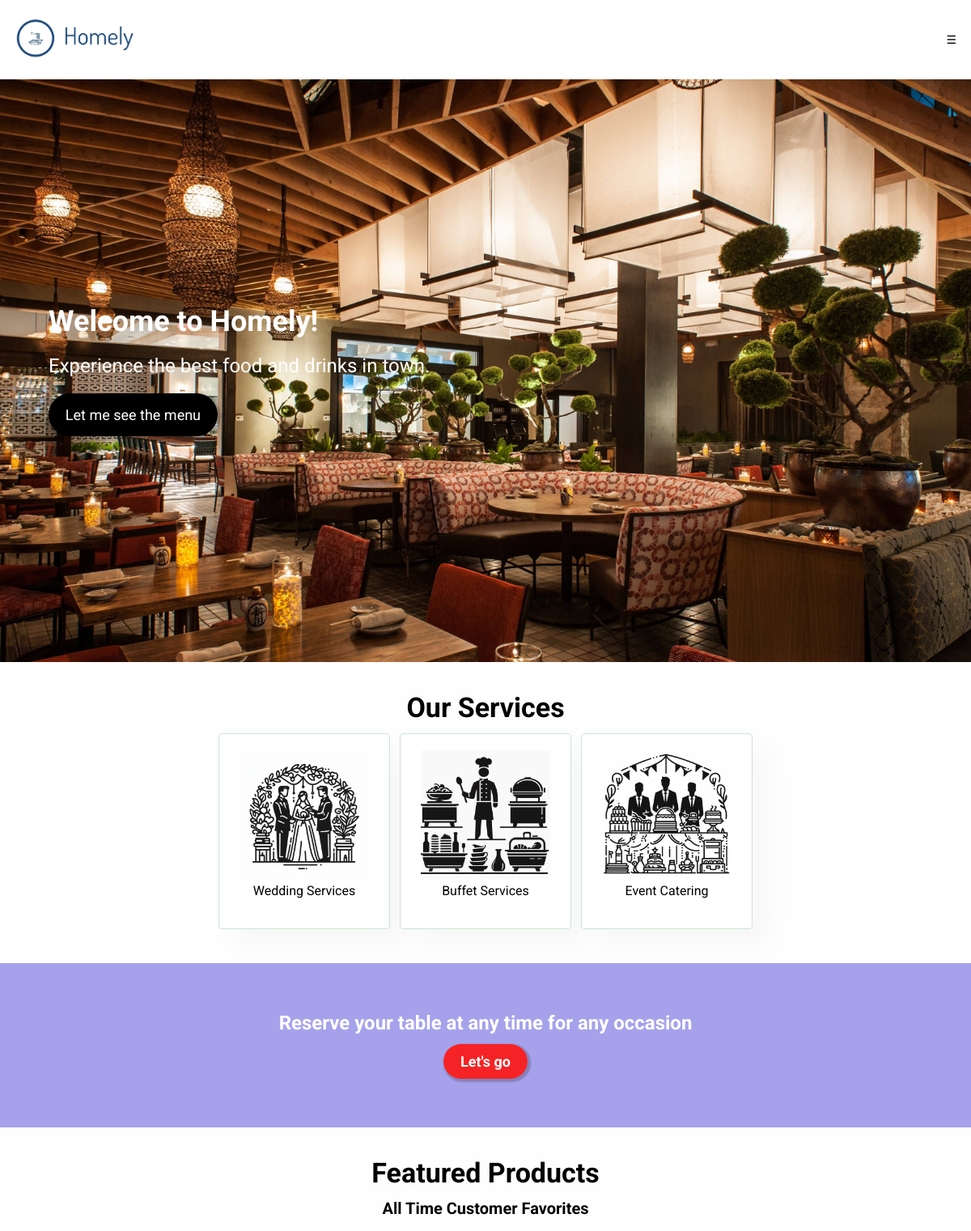
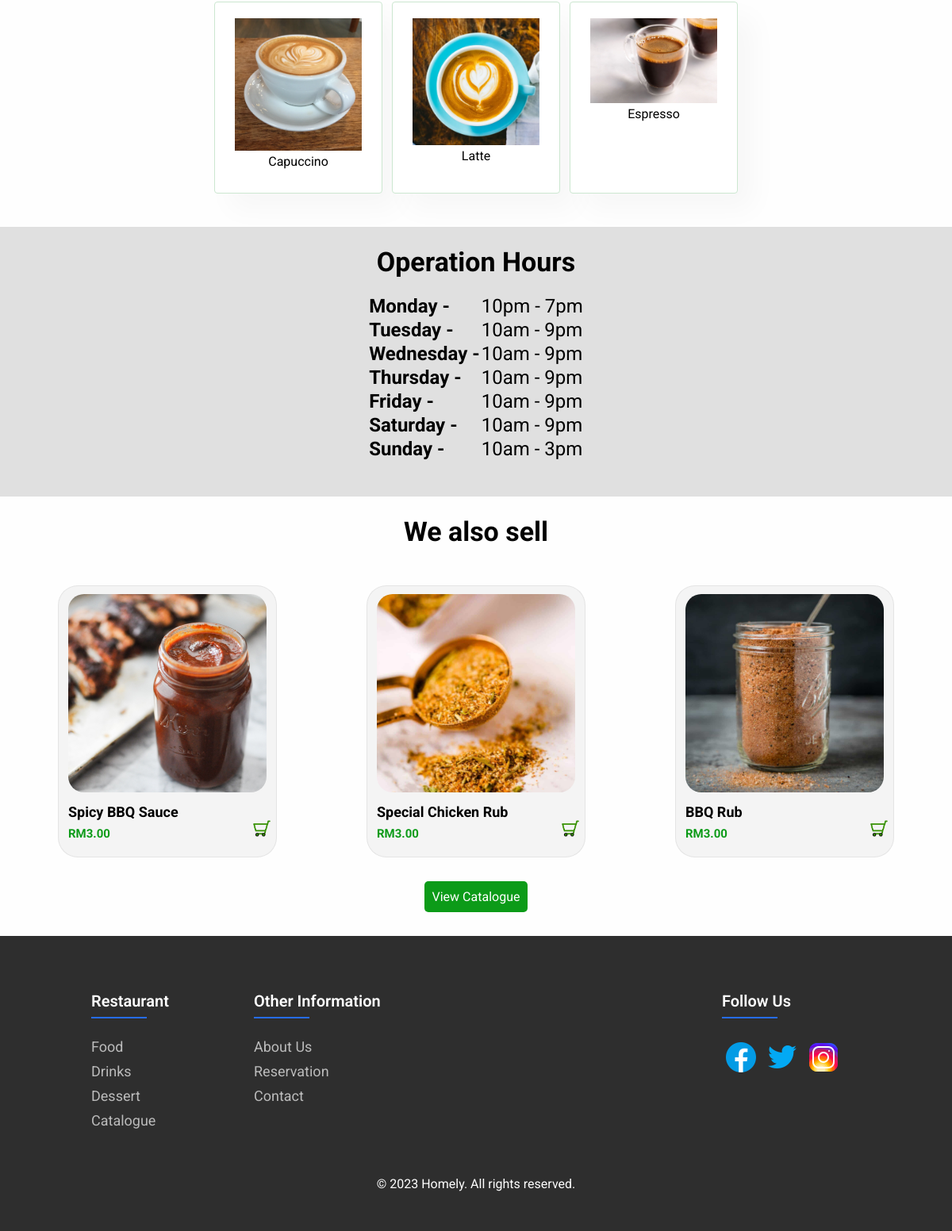
The page / on the database its author committed (2 pictures, top to bottom).
### restaurant/models.py (models this page shows, shortened)
class FoodItem(models.Model):
    type = models.CharField(max_length=100)
    category = models.CharField(max_length=100)
    name = models.CharField(max_length=100)
    price = models.DecimalField(max_digits=6, decimal_places=2)
    description = models.TextField(blank=True)
    image = models.ImageField(upload_to='menu_items/')
    details_url = models.URLField(blank=True, null=True)

class Product(models.Model):
    type = models.CharField(max_length=100)
    name = models.CharField(max_length=255)
    price = models.DecimalField(max_digits=6, decimal_places=2)
    description = models.TextField()
    image = models.ImageField(upload_to='product_images/')
    details_url = models.URLField(blank=True, null=True)

### restaurant/views.py (the view)
# urls.py: 2. Add a URL to urlpatterns:  path('', views.home, name='home')
def home(request):
    food_items = FoodItem.objects.all()[:3]
    products = Product.objects.all()[:3]
    context = {
        'food_items': food_items,
        'products': products
    }
    return render(request, 'home.html', context)

### templates/home.html
{% extends 'main.html' %} {% load static %} {% block content %}
<hgroup>
  <h1>Welcome to Homely!</h1>
  <p>Experience the best food and drinks in town.</p>
  <button>
    <a href="{% url 'menu' %}">Let me see the menu</a>
  </button>
</hgroup>
<section class="info-container">
  <h3>Our Services</h3>
  <ul class="list-wrapper">
    <li class="card">
      <img
        src="{% static 'images/wedding.jpg' %}"
        alt="Wedding Services"
        width="160px"
        height="160px"
      />Wedding Services
    </li>
    <li class="card">
      <img
        src="{% static 'images/buffet.jpg' %}"
        alt="Buffet Services"
        width="160px"
        height="160px"
      />Buffet Services
    </li>
    <li class="card">
      <img
        src="{% static 'images/catering.jpg' %}"
        alt="Event Catering"
        width="160px"
        height="160px"
      />Event Catering
    </li>
  </ul>
</section>
<section class="reserve">
  <h2>Reserve your table at any time for any occasion</h2>
  <button>
    <a href="{% url 'contact' %}">Let's go</a>
  </button>
</section>
<section class="info-container">
  <h3>Featured Products</h3>
  <p>All Time Customer Favorites</p>
  <ul class="list-wrapper">
    {% for food_item in food_items %}
    <li class="card">
      <img
        src="{{ MEDIA_URL }}{{ food_item.image.url }}"
        alt="{{ food_item.name }}"
        width="160px"
        height="160px"
      />{{ food_item.name }}
    </li>
    {% endfor %}
  </ul>
</section>
<section class="operations">
  <h3>Operation Hours</h3>
  <table class="hours">
    <tbody>
      <tr>
        <th>Monday -</th>
        <td>10pm - 7pm</td>
      </tr>
      <tr>
        <th>Tuesday -</th>
        <td>10am - 9pm</td>
      </tr>
      <tr>
        <th>Wednesday -</th>
        <td>10am - 9pm</td>
      </tr>
      <tr>
        <th>Thursday -</th>
        <td>10am - 9pm</td>
      </tr>
      <tr>
        <th>Friday -</th>
        <td>10am - 9pm</td>
      </tr>
      <tr>
        <th>Saturday -</th>
        <td>10am - 9pm</td>
      </tr>
      <tr>
        <th>Sunday -</th>
        <td>10am - 3pm</td>
      </tr>
    </tbody>
  </table>
</section>
<section class="products">
  <h3>We also sell</h3>
  <ul class="product-container">
    {% for product in products %}
    <li class="product">
      <a href="{% url 'product_detail' product.id %}">
        <img src="{{ MEDIA_URL }}{{ product.image.url }}" alt="product-image" />
      </a>
      <section class="product-desc">
        <h4>{{ product.name }}</h4>
        <section class="buy">
          <h5>RM{{ product.price }}</h5>
          <a href="{% url 'product_detail' product.id %}" class="cart-link">
            <img
              src="{% static 'images/icons/shopping-cart.png' %}"
              alt="shopping cart icon"
            />
          </a>
        </section>
      </section>
    </li>
    {% endfor %}
  </ul>
  <div class="view-catalogue-container">
    <a class="view-catalogue" href="{% url 'catalog' %}">View Catalogue</a>
  </div>
</section>
{% endblock %}

### static/styles/main.css (style rules this page uses)
* { margin: 0; padding: 0; font-family: "Roboto", sans-serif; }
html { height: 100%; }
body { background-color: #fefefe; min-height: 100%; display: flex; flex-direction: column; }
a { text-decoration: none; color: inherit; }
hgroup { padding: 0 60px; height: 90vh; display: flex; flex-direction: column; justify-content: center; align-items: flex-start; gap: 20px; background-image: url("/static/images/background.jpg"); background-size: cover; color: white; }
hgroup > h1 { font-size: 36px; }
hgroup > p { font-size: 24px; }
hgroup > button { font-size: 18px; padding: 1rem 1.3rem; border: none; box-shadow: 2px 2px 2px 2px #0003; border-radius: 3rem; color: white; background-color: black; transition: ease-out 0.2s; }
hgroup > button > a { text-decoration: none; color: inherit; }
.info-container { padding: 24px; display: flex; justify-content: center; align-items: center; flex-direction: column; margin-bottom: 18px; }
.info-container > h3 { font-size: 34px; line-height: 64px; }
.info-container > p { font-size: 20px; font-weight: 700; margin-bottom: 18px; }
.list-wrapper { display: flex; justify-content: center; align-items: center; gap: 12px; flex-wrap: wrap; }
.card { list-style-type: none; width: 160px; height: 200px; text-align: center; padding: 20px 25px; box-shadow: 20px 20px 34px rgba(0, 0, 0, 0.03); border: 1px solid #cce7d0; border-radius: 4px; background-color: #fff; }
.card > img { width: 100%; height: auto; object-fit: cover; }
.operations { display: flex; flex-direction: column; align-items: center; background-color: rgb(224, 224, 224); padding: 24px; }
.operations h3 { font-size: 34px; margin-bottom: 20px; }
.hours { display: flex; justify-content: center; height: fit-content; margin-bottom: 20px; text-align: left; font-size: 1.5rem; color: black; }
ul { list-style: none; }
.reserve { padding: 60px; background-color: rgba(32, 23, 204, 0.4); display: flex; align-items: center; flex-direction: column; gap: 12px; color: white; }
.reserve > button { font-size: 18px; font-weight: 700; padding: 0.7rem 1.3rem; border: none; box-shadow: 2px 2px 2px 2px #0003; border-radius: 3rem; background-color: rgba(247, 33, 33, 0.982); }
.reserve > button > a { text-decoration: none; color: white; }
.products > h3 { font-size: 34px; line-height: 64px; margin-top: 12px; text-align: center; }
.product-container { display: flex; justify-content: space-evenly; padding-top: 16px; flex-wrap: wrap; list-style-type: none; }
.product { width: 20%; min-width: 250px; padding: 10px 12px; border: 1px solid rgba(216, 216, 216, 0.579); background-color: rgba(220, 220, 220, 0.296); border-radius: 25px; cursor: pointer; margin: 20px 40px; }
.product > a > img { width: 100%; border-radius: 20px; }
.product-desc { padding: 10px 0; }
.product-desc h4 { font-size: 18px; }
.product-desc h5 { padding-top: 8px; font-size: 15px; color: rgb(12, 155, 24); }
.cart-link { width: 20px; }
.cart-link img { width: 25px; height: auto; }
.buy { display: flex; justify-content: space-between; }
div.view-catalogue-container { display: flex; justify-content: center; padding-bottom: 20px; }
a.view-catalogue { text-decoration: none; background-color: rgb(12, 155, 24); color: white; padding: 10px; text-align: center; border-radius: 5px; transition: transform 0.3s ease-in-out; margin: 10px 0; }

### rows shown on the page
FoodItem: image (picture), name "Capuccino"
FoodItem: image (picture), name "Latte"
FoodItem: image (picture), name "Espresso"
Product: image (picture), name "Spicy BBQ Sauce", price "3.00"
Product: image (picture), name "Special Chicken Rub", price "3.00"
Product: image (picture), name "BBQ Rub", price "3.00"
